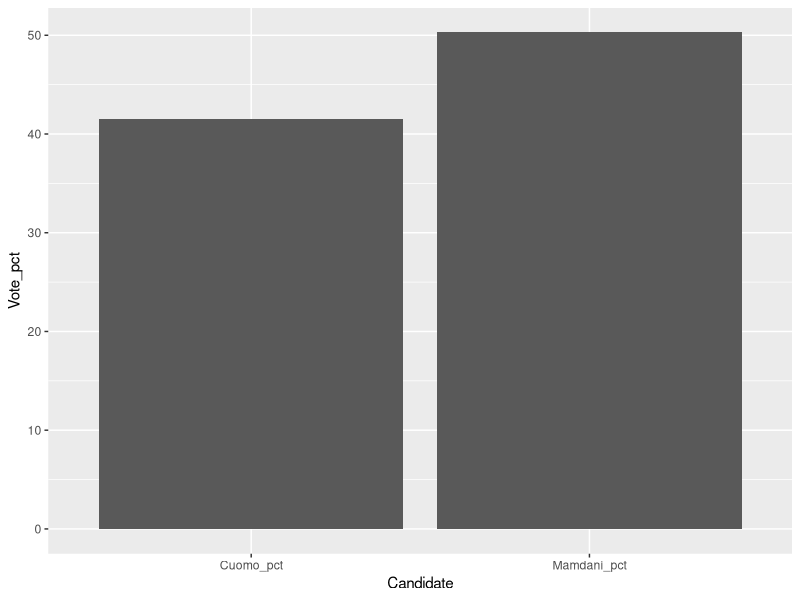
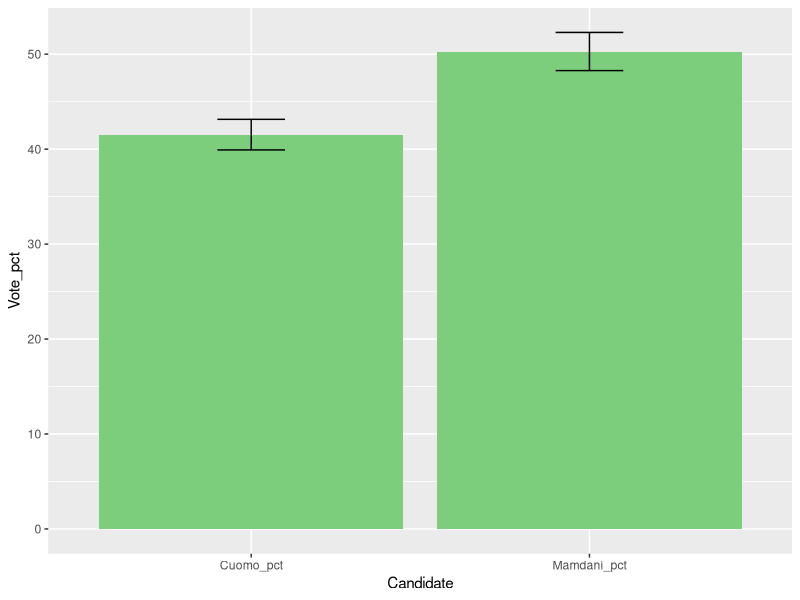
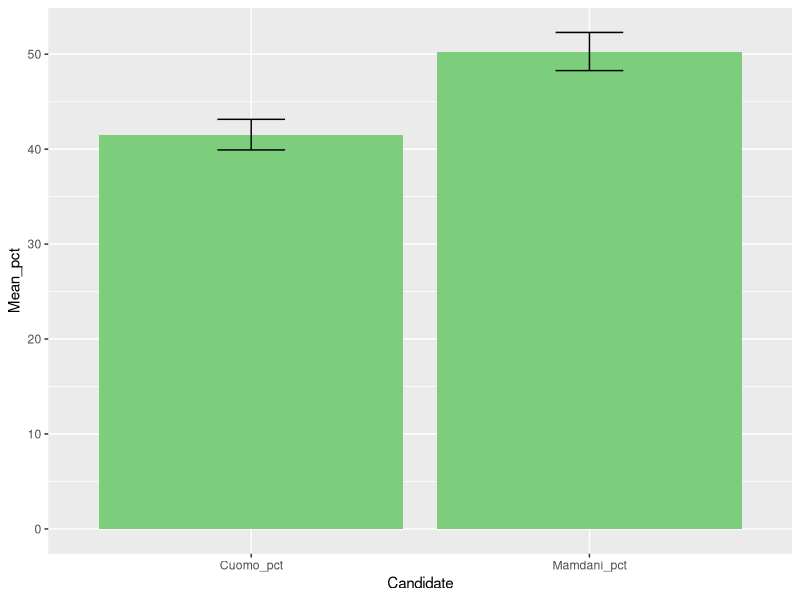
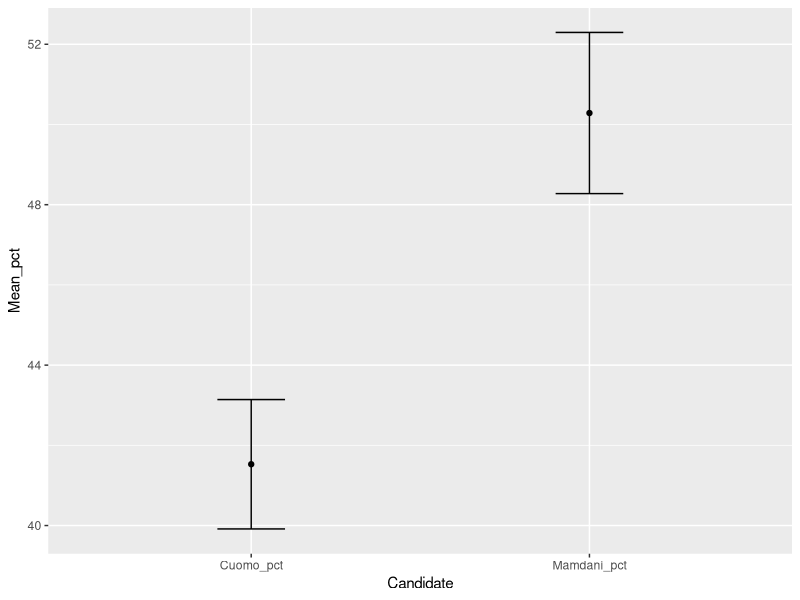
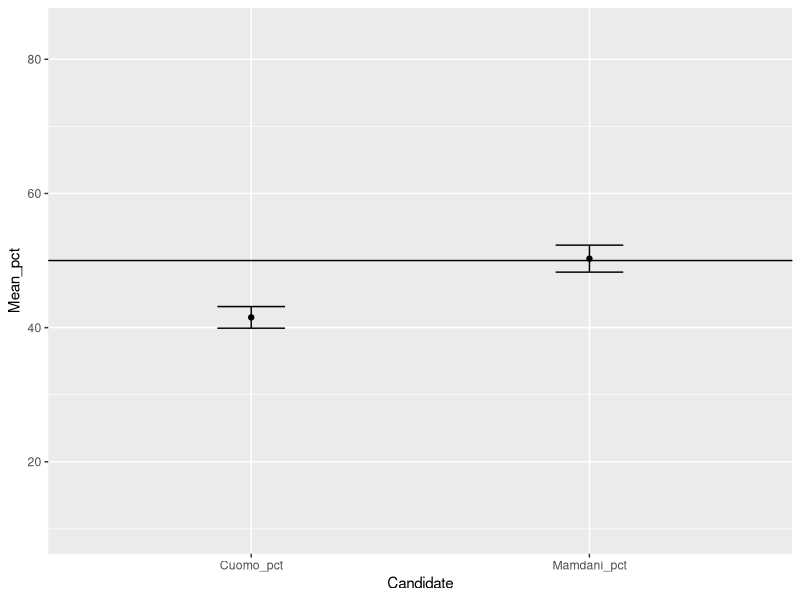
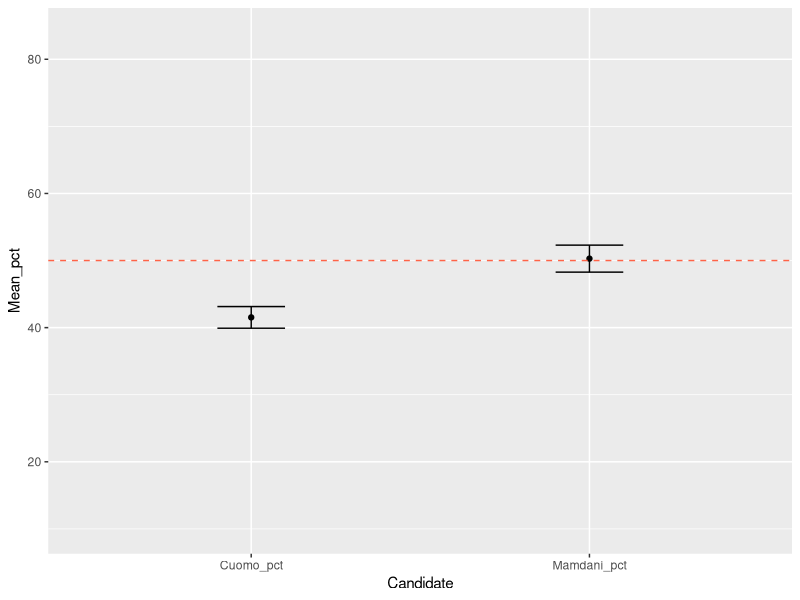
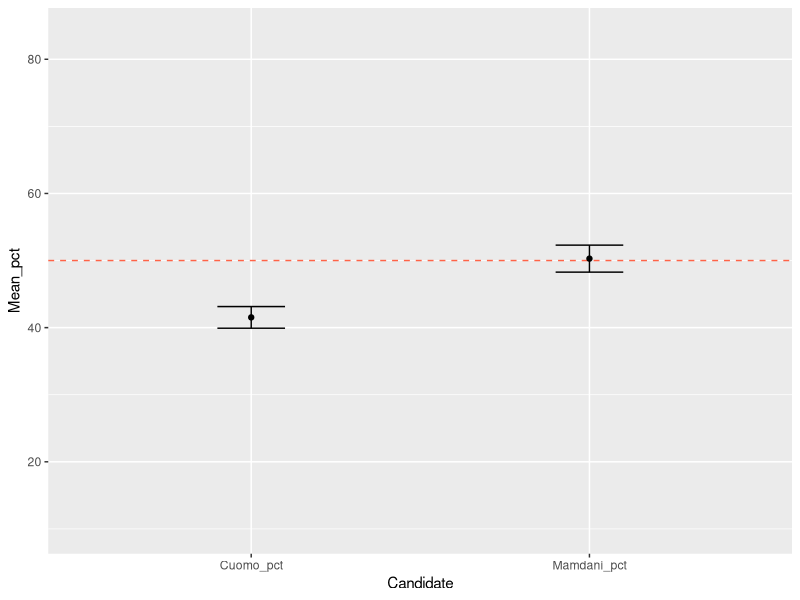
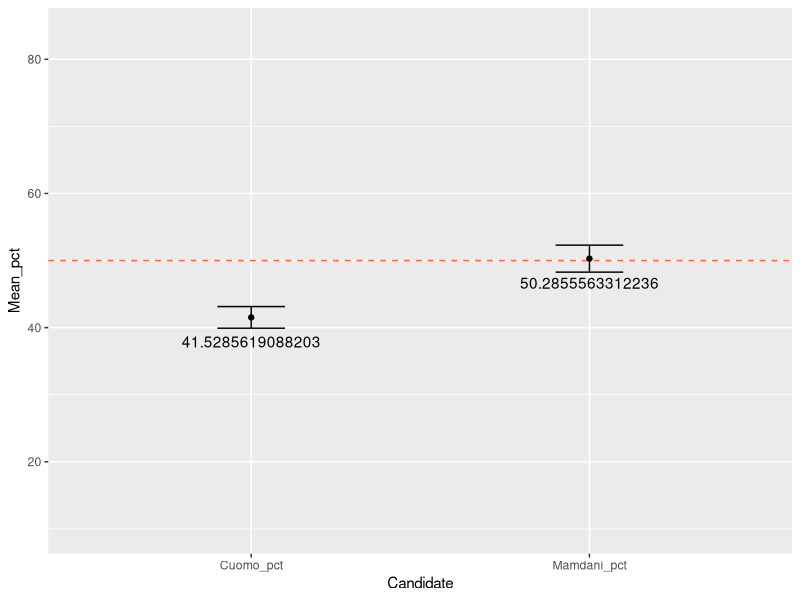

The R source for these figures, in order:
## ---- chunk 1
library(tidyverse)
mayor <- read_csv('2025_mayor.csv')
## ---- chunk 2
mayor <- mayor %>% 
  mutate(Total = rowSums(select(.,-c(AssemblyDistrict,Borough)),
                         na.rm = T))
## ---- chunk 3
mayor <- mayor %>% 
  mutate(Mamdani_total = `Zohran Kwame Mamdani (Democratic)` + 
           `Zohran Kwame Mamdani (Working Families)`,
    Mamdani_pct = Mamdani_total/Total * 100,
    Cuomo_pct = `Andrew M. Cuomo (Fight and Deliver)`/Total * 100)
## ---- chunk 4
mayor_select <- mayor %>% 
  select(AssemblyDistrict,Borough,Mamdani_pct, Cuomo_pct)
## ---- chunk 5
mayor_select_long <- mayor_select %>% 
  pivot_longer(cols = c(Mamdani_pct,Cuomo_pct),
               names_to = 'Candidate',
               values_to = 'Vote_pct')
## ---- chunk 6
ggplot(mayor_select_long,
       aes(x = Candidate, y = Vote_pct)) +
  geom_bar(stat = "summary", fun = "mean")
## ---- chunk 7
mayor_select_long <- mayor_select_long %>% 
  mutate(Candidate.e = if_else(Candidate == 'Mamdani_pct',1,0))
## ---- chunk 8
summary(lm(Vote_pct ~ Candidate.e, data = mayor_select_long))

## ---- chunk 9
ggplot(mayor_select_long,
       aes(x = Candidate, y = Vote_pct)) +
  geom_bar(stat = "summary", fun = "mean", fill = 'palegreen3') +
  geom_errorbar(stat = "summary",
                fun.data = mean_se,
                width = .2)
## ---- chunk 10
mayor_select_summary <- mayor_select_long %>% 
  group_by(Candidate) %>% 
  summarize(Mean_pct = mean(Vote_pct),
            SE_pct = sd(Vote_pct)/sqrt(n()))
## ---- chunk 11
ggplot(mayor_select_summary,
       aes(x = Candidate, y = Mean_pct)) +
  geom_col(fill = 'palegreen3') +
  geom_errorbar(aes(ymin = Mean_pct - SE_pct,
                ymax = Mean_pct + SE_pct),
                width = .2)
## ---- chunk 12
ggplot(mayor_select_summary,
       aes(x = Candidate, y = Mean_pct)) +
  geom_point() +
  geom_errorbar(aes(ymin = Mean_pct - SE_pct,
                ymax = Mean_pct + SE_pct),
                width = .2)
## ---- chunk 13
ggplot(mayor_select_summary,
       aes(x = Candidate, y = Mean_pct)) +
  geom_point() +
  geom_errorbar(aes(ymin = Mean_pct - SE_pct,
                ymax = Mean_pct + SE_pct),
                width = .2) +
  geom_hline(yintercept = 50) +
  lims(y = c(10,84))
## ---- chunk 14
ggplot(mayor_select_summary,
       aes(x = Candidate, y = Mean_pct)) +
  geom_point() +
  geom_errorbar(aes(ymin = Mean_pct - SE_pct,
                ymax = Mean_pct + SE_pct),
                width = .2) +
  geom_hline(yintercept = 50, linetype = 'dashed',color = 'tomato') +
  lims(y = c(10,84))
## ---- chunk 15
ggplot(mayor_select_summary,
       aes(x = Candidate, y = Mean_pct)) +
    geom_hline(yintercept = 50, linetype = 'dashed',color = 'tomato') +
  geom_point() +
  geom_errorbar(aes(ymin = Mean_pct - SE_pct,
                ymax = Mean_pct + SE_pct),
                width = .2) +
  lims(y = c(10,84))
## ---- chunk 16
ggplot(mayor_select_summary,
       aes(x = Candidate, y = Mean_pct)) +
    geom_hline(yintercept = 50, linetype = 'dashed',color = 'tomato') +
  geom_point() +
  geom_errorbar(aes(ymin = Mean_pct - SE_pct,
                ymax = Mean_pct + SE_pct),
                width = .2) +
  lims(y = c(10,84)) +
  geom_text(aes(label = Mean_pct), vjust = 2.5)
## ---- chunk 17
ggplot(mayor_select_summary,
       aes(x = Candidate, y = Mean_pct)) +
    geom_hline(yintercept = 50, linetype = 'dashed',color = 'tomato') +
  geom_point() +
  geom_errorbar(aes(ymin = Mean_pct - SE_pct,
                ymax = Mean_pct + SE_pct),
                width = .2) +
  lims(y = c(10,84)) +
  geom_text(aes(label = round(Mean_pct,2)), vjust = 2.5)
## ---- chunk 18
ggplot(mayor_select_summary,
       aes(x = Candidate, y = Mean_pct)) +
    geom_hline(yintercept = 50, linetype = 'dashed',color = 'tomato') +
  geom_point() +
  geom_errorbar(aes(ymin = Mean_pct - SE_pct,
                ymax = Mean_pct + SE_pct),
                width = .2) +
  lims(y = c(10,84)) +
  geom_text(aes(label = round(Mean_pct,2)), vjust = 2.5) +
  geom_text(x = 2, y = 60, label = 'Mamdani surpassed 50%')
## ---- chunk 19
ggplot(mayor_select_summary,
       aes(x = Candidate, y = Mean_pct,
           fill = Candidate)) +
  geom_col() +
  geom_errorbar(aes(ymin = Mean_pct - SE_pct,
                ymax = Mean_pct + SE_pct),
                width = .2)
## ---- chunk 20
ggplot(mayor_select_summary,
       aes(x = Candidate, y = Mean_pct,
           fill = Candidate)) +
  geom_col() +
  geom_errorbar(aes(ymin = Mean_pct - SE_pct,
                ymax = Mean_pct + SE_pct),
                width = .2) +
  scale_fill_brewer(palette = 'Set2')
